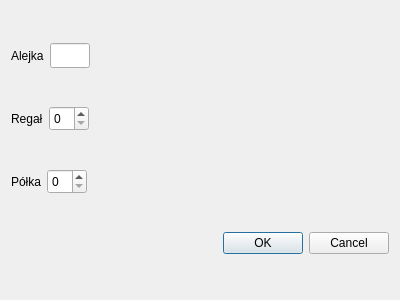
<?xml version="1.0" encoding="UTF-8"?>
<ui version="4.0">
 <class>AddLocationDialog</class>
 <widget class="QDialog" name="AddLocationDialog">
  <property name="geometry">
   <rect>
    <x>0</x>
    <y>0</y>
    <width>400</width>
    <height>300</height>
   </rect>
  </property>
  <property name="windowTitle">
   <string>Dialog</string>
  </property>
  <layout class="QVBoxLayout" name="verticalLayout">
   <item>
    <layout class="QHBoxLayout" name="horizontalLayout">
     <item>
      <widget class="QLabel" name="aisleLabel">
       <property name="text">
        <string>Alejka</string>
       </property>
      </widget>
     </item>
     <item>
      <widget class="QLineEdit" name="aisleLineEdit">
       <property name="minimumSize">
        <size>
         <width>40</width>
         <height>25</height>
        </size>
       </property>
       <property name="maximumSize">
        <size>
         <width>40</width>
         <height>25</height>
        </size>
       </property>
      </widget>
     </item>
     <item>
      <spacer name="horizontalSpacer_6">
       <property name="orientation">
        <enum>Qt::Horizontal</enum>
       </property>
       <property name="sizeHint" stdset="0">
        <size>
         <width>40</width>
         <height>20</height>
        </size>
       </property>
      </spacer>
     </item>
    </layout>
   </item>
   <item>
    <layout class="QHBoxLayout" name="horizontalLayout_2">
     <item>
      <widget class="QLabel" name="rackLabel">
       <property name="text">
        <string>Regał</string>
       </property>
      </widget>
     </item>
     <item>
      <widget class="QSpinBox" name="rackSpinBox">
       <property name="sizePolicy">
        <sizepolicy hsizetype="Minimum" vsizetype="Fixed">
         <horstretch>40</horstretch>
         <verstretch>25</verstretch>
        </sizepolicy>
       </property>
       <property name="minimumSize">
        <size>
         <width>40</width>
         <height>25</height>
        </size>
       </property>
       <property name="maximumSize">
        <size>
         <width>40</width>
         <height>25</height>
        </size>
       </property>
       <property name="maximum">
        <number>999</number>
       </property>
      </widget>
     </item>
     <item>
      <spacer name="horizontalSpacer_5">
       <property name="orientation">
        <enum>Qt::Horizontal</enum>
       </property>
       <property name="sizeHint" stdset="0">
        <size>
         <width>40</width>
         <height>20</height>
        </size>
       </property>
      </spacer>
     </item>
    </layout>
   </item>
   <item>
    <layout class="QHBoxLayout" name="horizontalLayout_3">
     <item>
      <widget class="QLabel" name="shelfLabel">
       <property name="text">
        <string>Półka</string>
       </property>
      </widget>
     </item>
     <item>
      <widget class="QSpinBox" name="shelfSpinBox">
       <property name="sizePolicy">
        <sizepolicy hsizetype="Minimum" vsizetype="Fixed">
         <horstretch>40</horstretch>
         <verstretch>25</verstretch>
        </sizepolicy>
       </property>
       <property name="minimumSize">
        <size>
         <width>40</width>
         <height>25</height>
        </size>
       </property>
       <property name="maximumSize">
        <size>
         <width>40</width>
         <height>25</height>
        </size>
       </property>
      </widget>
     </item>
     <item>
      <spacer name="horizontalSpacer_4">
       <property name="orientation">
        <enum>Qt::Horizontal</enum>
       </property>
       <property name="sizeHint" stdset="0">
        <size>
         <width>40</width>
         <height>20</height>
        </size>
       </property>
      </spacer>
     </item>
    </layout>
   </item>
   <item>
    <widget class="QDialogButtonBox" name="buttonBox">
     <property name="standardButtons">
      <set>QDialogButtonBox::Cancel|QDialogButtonBox::Ok</set>
     </property>
    </widget>
   </item>
  </layout>
 </widget>
 <resources/>
 <connections/>
</ui>
